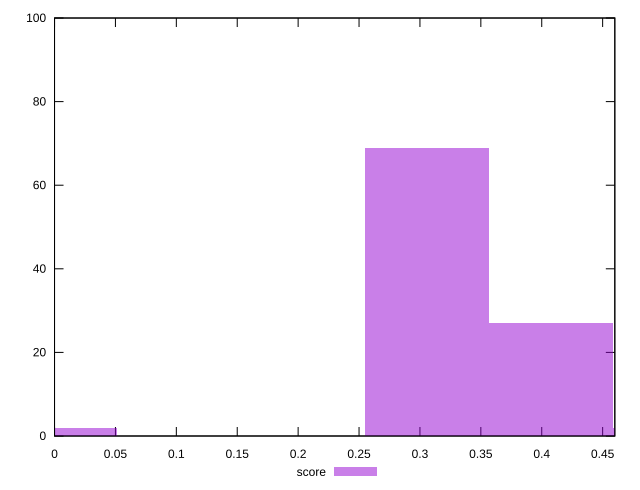

Source code (gnuplot):
reset

$score <<EOF
0.40750555973838287 27
0.3056291698037872 69
0 2
0.5093819496729786 2
EOF

set key outside below
set boxwidth 0.10187638993459572
set xrange [0:0.46]
set yrange [0:100]
set trange [0:100]
set style fill transparent solid 0.5 noborder
set terminal svg size 640, 490 enhanced background rgb 'white'
set output "reprap/render-blocking-resources/samples/pages/score/histogram.svg"

plot $score title "score" with boxes

reset
